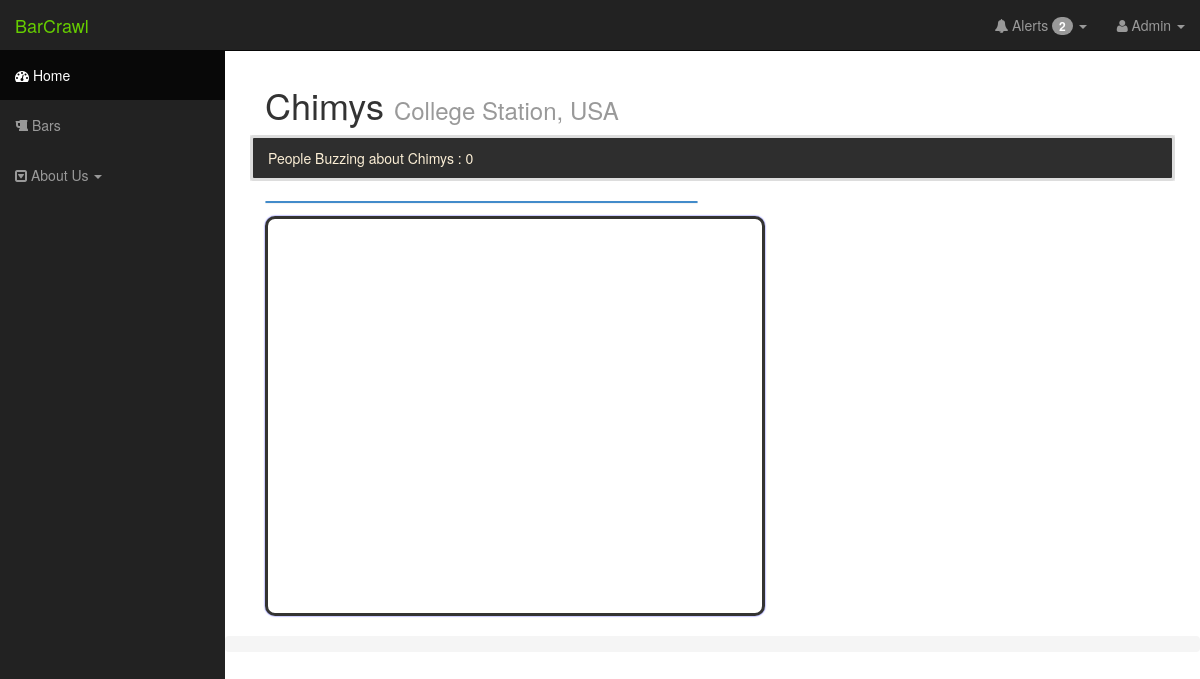
Page /twitterhandler/23/ on the earlier database version.
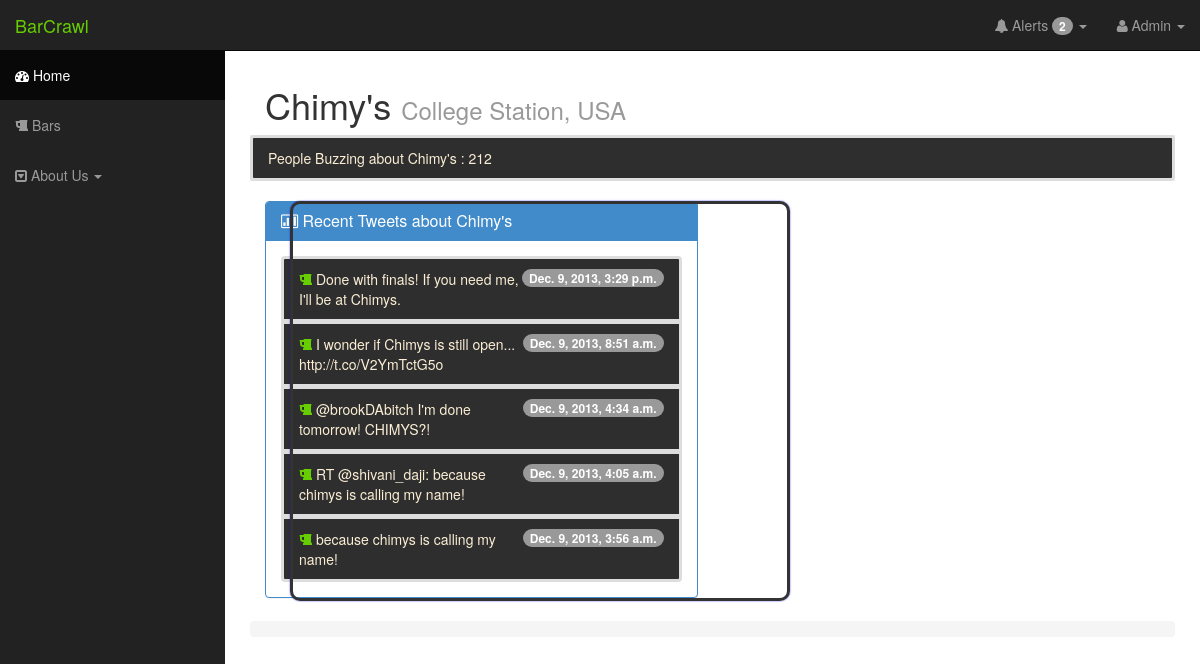
Same page on the later database version.
### location/models.py (models this page shows, shortened)
class Location(models.Model):
	country = models.CharField(max_length=50)
	city = models.CharField(max_length=50)
	place_name = models.CharField(max_length=100)
	twitter_handle = models.CharField(max_length=30,default="",help_text="The twitter handle of the location.")
	twitter_id = models.CharField(max_length=50,default="",help_text="The twitter user id of the location")
	fb_id = models.CharField(max_length=50,default="",help_text="The facebook id of the location")
	tweeter_count = models.IntegerField(default=0,help_text="Number of twitter users at the location.")
	fb_user_count = models.IntegerField(default=0,help_text="Number of fb users at the location.")
	lattitude_1 = models.FloatField(default=0)
	longitude_1 = models.FloatField(default=0)
	lattitude_2 = models.FloatField(default=0)
	longitude_2 = models.FloatField(default=0)
	lattitude_3 = models.FloatField(default=0)
	longitude_3 = models.FloatField(default=0)
	lattitude_4 = models.FloatField(default=0)
	longitude_4 = models.FloatField(default=0)
	lattitude_center = models.FloatField(default=0)
	longitude_center = models.FloatField(default=0)

### twitterhandler/models.py (models this page shows, shortened)
class Tweet(models.Model):
	tweet_id = models.CharField(max_length=50)
	tweet_text = models.CharField(max_length=200)
	tweet_created_at = models.DateTimeField('created at')
	location = models.ForeignKey(Location)

### twitterhandler/views.py (the view)
# urls.py: url(r'^(?P<loc_id>\d+)/$', views.locationDetails, name="detail"),
def locationDetails(request, loc_id):
	try:
		locations = Location.objects.get(pk=loc_id)
		tweets = Tweet.objects.filter(location__twitter_handle=locations.twitter_handle)
	except Location.DoesNotExist:
		raise Http404
	return render(request, 'twitterhandler/detail.html', {'location':locations, 'tweets':tweets})

### twitterhandler/templates/twitterhandler/detail.html (shortened to what this page needs)
{% extends "twitterhandler/base_site.html" %}
{% block content %}
{% load static %}
<div id="row">
	<div class="col-lg-12">
		<h1> {{location.place_name }} <small> {{ location.city }}, {{ location.country }}</small></h1>
	</div>
</div>
<ul class="list-group">
<li class="list-group-item"><font color="fbeed5">People Buzzing about {{location.place_name }} :  {{ location.tweeter_count}}</font>  </span></li>
</ul>
  <div class="col-lg-6">
    <div class="panel panel-primary">
      {% if tweets %}
        <div class="panel-heading">
          <h3 class="panel-title"><i class="fa fa-bar-chart-o"></i> Recent Tweets about {{location.place_name }}</h3>
        </div>
        <div class="panel-body">
        {% for tweet in tweets %}
          <div id="barlist" class="list-group-item">
            <span class="badge">{{ tweet.tweet_created_at}}</span>
            <font color="66CD00"><i class="fa fa-beer"></i></font>
            <font color="fbeed5">{{ tweet.tweet_text}}</font>
          </div>
        {% endfor %}
      {% endif %}
      </div>
    </div>
  </div>
<div id="individual_map_canvas"></div>
<ol class="breadcrumb"></ol>
{% endblock %}

### twitterhandler/templates/twitterhandler/base_site.html (shortened to what this page needs)
{% load staticfiles %}
<!DOCTYPE html>
<html lang="en">
  <head>
    <link rel="stylesheet" type="text/css" href="{% static 'twitterhandler/css/bootstrap.css' %}" />
    <link href="{% static 'twitterhandler/css/sb-admin.css' %}" rel="stylesheet">
	<link href="{% static 'twitterhandler/css/custom_class.css' %}" rel="stylesheet">
    <link rel="stylesheet" href="{% static 'twitterhandler/font-awesome/css/font-awesome.min.css' %}">
     <link rel="stylesheet" href="http://cdn.oesmith.co.uk/morris-0.4.3.min.css">
  </head>
  <body>
	<div id="wrapper">
      <nav class="navbar navbar-inverse navbar-fixed-top" role="navigation">
        <div class="navbar-header">
          <a class="navbar-brand" href="{% url 'twitterhandler:homePage' %}"><font color="66CD00">BarCrawl</font></a>
        </div>
        <div class="collapse navbar-collapse navbar-ex1-collapse">
          <ul class="nav navbar-nav side-nav">
            <li class="active"><a href="{% url 'twitterhandler:homePage' %}"><i class="fa fa-dashboard"></i> Home </a></li>
            <li><a href="{% url 'twitterhandler:locationList' %}"><i class="fa fa-beer"></i> Bars</a></li>
            <li class="dropdown">
              <a href="#" class="dropdown-toggle" data-toggle="dropdown"><i class="fa fa-caret-square-o-down"></i> About Us <b class="caret"></b></a>
            </li>
          </ul>
          <ul class="nav navbar-nav navbar-right navbar-user">
            <li class="dropdown alerts-dropdown">
              <a href="#" class="dropdown-toggle" data-toggle="dropdown"><i class="fa fa-bell"></i> Alerts <span class="badge">2</span> <b class="caret"></b></a>
            </li>
            <li class="dropdown user-dropdown">
              <a href="#" class="dropdown-toggle" data-toggle="dropdown"><i class="fa fa-user"></i> Admin <b class="caret"></b></a>
            </li>
          </ul>
        </div>
      </nav>
      <div id="page-wrapper">
    {% block content %}
    {% endblock %}
      </div>
    </div>
  </body>
</html>

### twitterhandler/static/twitterhandler/css/sb-admin.css (style rules this page uses)
body { margin-top: 50px; }
#wrapper { padding-left: 0; }
#page-wrapper { width: 100%; padding: 5px 15px; }
@media (min-width:768px) { #wrapper { padding-left: 225px; } }
@media (min-width:768px) { #page-wrapper { padding: 15px 25px; } }
@media (min-width:768px) { .side-nav { margin-left: -225px; left: 225px; width: 225px; position: fixed; top: 50px; height: 100%; border-radius: 0; border: none; background-color: #222222; overflow-y: auto; } }
@media (min-width:768px) { .side-nav>li>a { width: 225px; } }

Differences in the rows shown:
changed Location "College Station": place_name "Chimys" → "Chimy's"; tweeter_count "0" → "212"; place_name (not shown) → "Chimy's"
added Tweet: tweet_created_at "Dec. 9, 2013, 3:29 p.m.", tweet_text "Done with finals! If you need me, I'll be at Chimys."
added Tweet: tweet_created_at "Dec. 9, 2013, 8:51 a.m.", tweet_text "I wonder if Chimys is still open... http://t.co/V2YmTctG5o"
added Tweet: tweet_created_at "Dec. 9, 2013, 4:34 a.m.", tweet_text "@brookDAbitch I'm done tomorrow! CHIMYS?!"
added Tweet: tweet_created_at "Dec. 9, 2013, 4:05 a.m.", tweet_text "RT @shivani_daji: because chimys is calling my name!"
added Tweet: tweet_created_at "Dec. 9, 2013, 3:56 a.m.", tweet_text "because chimys is calling my name!"
Other differences:
text now shown: "Recent Tweets about"
